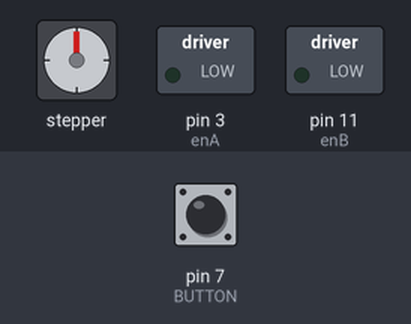
Simulated run of this sketch. Board: Arduino Uno, built with avr-gcc and run on an emulated ATmega328P. Parts: stepper motor, switched loads named in the sketch (green lamp = pin HIGH). Inputs (shaded band) come from the test bench; at power-on: pin 7 (BUTTON) HIGH. Stepper angles assume 200 steps per turn.

Above: at 1.2 s.
1.3 s: pin 7 (BUTTON) pulled LOW for 0.15 s
At 1.45 s:
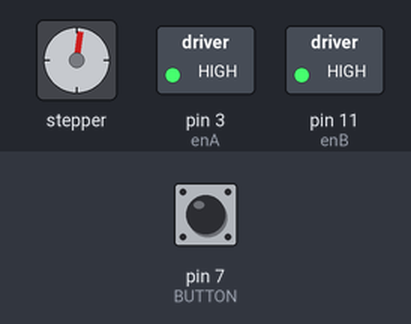
4.3 s: pin 7 (BUTTON) pulled LOW for 1 s
At 4.78 s:
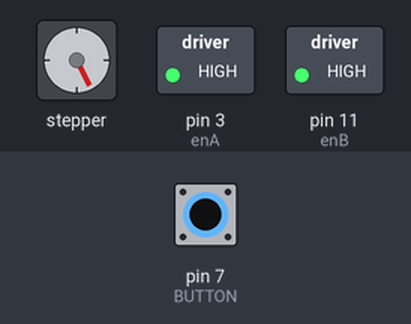
8.3 s: pin 7 (BUTTON) driven LOW
At 8.71 s:
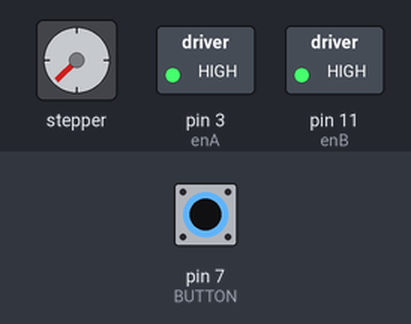
14.3 s: pin 7 (BUTTON) driven HIGH
At 14.47 s:
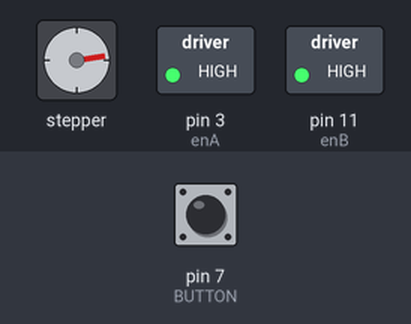
17.3 s: pin 7 (BUTTON) driven LOW
At 18.05 s:
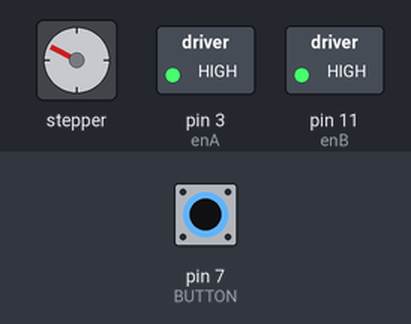
Timing chart, 0 to 27.3 s (numbered marks = the images above; inputs shaded):
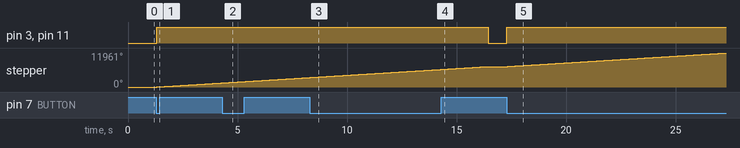

Measured:
- after the input at 1.3 s, pin 3 (enA), pin 11 (enB): LOW → HIGH at once; stepper: keeps turning clockwise at about 479°/s, starting at once
- after the input at 4.3 s, pin 3 (enA), pin 11 (enB): stays HIGH (without the input it goes to LOW after 0.78 s)
- after the input at 8.3 s, pin 3 (enA), pin 11 (enB): stays HIGH (without the input it goes to LOW after 0.57 s)
- after the input at 14.3 s, pin 3 (enA), pin 11 (enB): HIGH → LOW after 2.1 s; stepper: goes on until 16.4 s, then stays 7200°
- after the input at 17.3 s, pin 3 (enA), pin 11 (enB): LOW → HIGH at once; stepper: keeps turning clockwise at about 476°/s, starting at once

The sketch:

Prototype_1.ino
```cpp
/*
 Stepper Motor Control with Arduino Motor Control Shield V3.0.

 This program drives a bipolar stepper motor. The motor is controlled
 by Arduino pins 10, 11, 12, 13.

 The motor should do five revolutions into one and five into another direction.

 Using this sketch for longer is not recommended because it will keep the motor under current
 and can cause it to become quite hot.

 */

#include <Stepper.h>

int enA  = 3;  // Enable pin 1 on Motor Control Shield
int enB  = 11;  // Enable pin 2 on Motor Control Shield
int dirA = 12;  // Direction pin dirA on Motor Control Shield
int dirB = 13;  // Direction pin dirB on Motor Control Shield

const int BUTTON = 7; // sets pin 7 as BUTTON input pin, green wire

int val = 0; // value will be used to store state of the pin on Button B


const int stepsPerRevolution = 200;  // Change this to fit the number of steps per revolution
                                     // for your motor

// Initialize the stepper library on pins 12 and 13:
Stepper myStepper(stepsPerRevolution, dirA, dirB);


void setup() {
  // set the speed at 40 rpm - 40 seems to be upper limit without 12V power supply, 230-235 with 12 V
  myStepper.setSpeed(80);

  // Enable power to the motor
  pinMode(enA, OUTPUT);


  pinMode(enB, OUTPUT);

}

void loop() {
    val = digitalRead(BUTTON); //sets reading the state of the BUTTON A as
                             // first step of program


    if (val==LOW) {
      // this checks if button A is pressed and causes
      // program to run

    // Step five revolutions into one direction after enabling power to motors
    digitalWrite (enA, HIGH);
    digitalWrite (enB, HIGH);
    myStepper.step(stepsPerRevolution*5);
    digitalWrite (enA, LOW);
    digitalWrite (enB, LOW);
    delay(5);
    }


    else { delay(5);
     //checks if button is not pushed, and if it is not
     //the motor will not turn
    }
}
```
